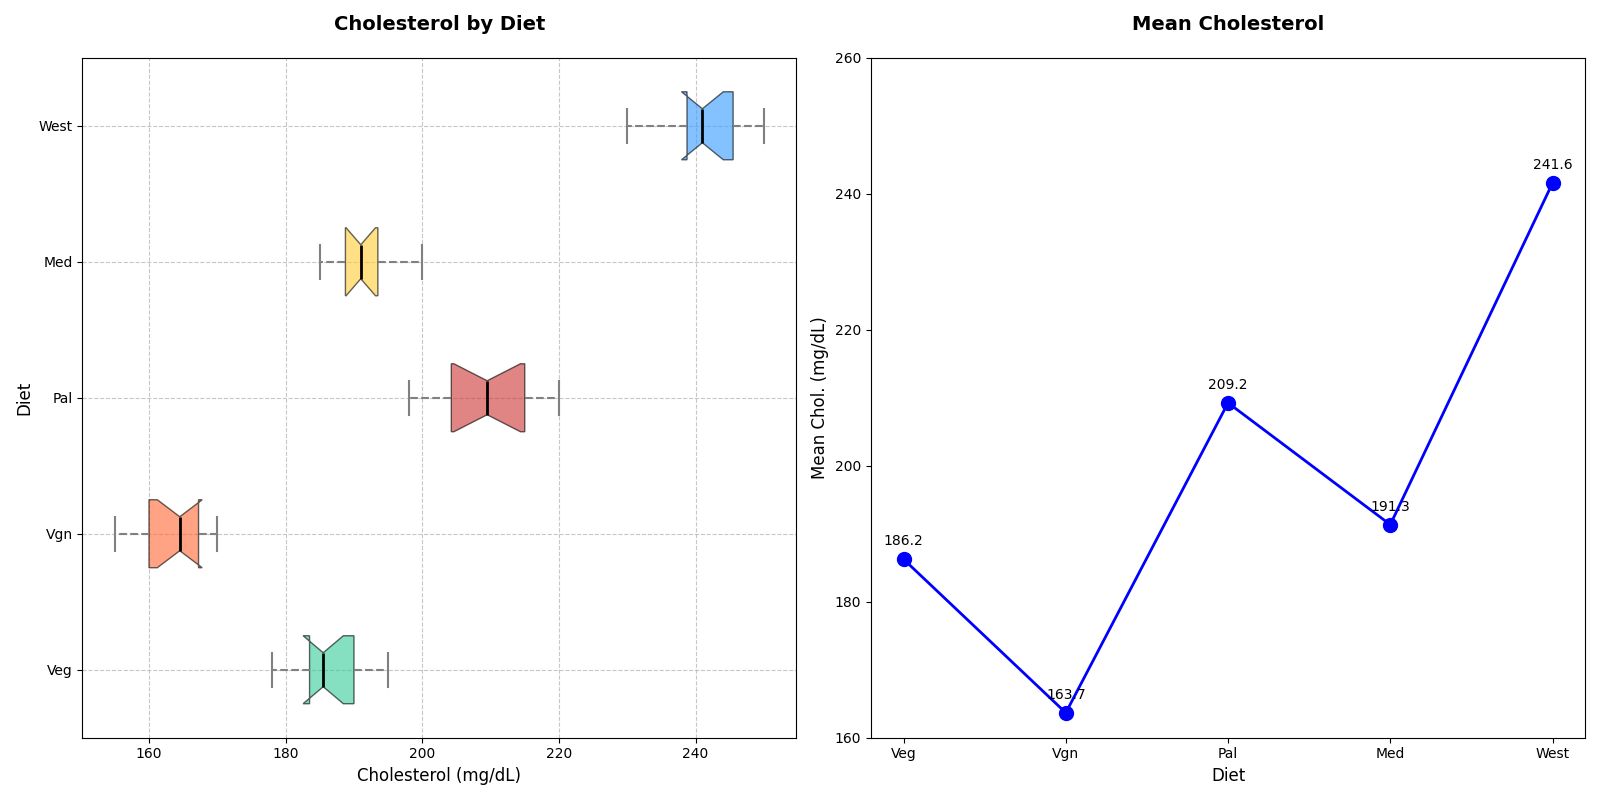

Here is the Python script that generated this plot:
import matplotlib.pyplot as plt
import numpy as np

# Data setup
diets = ['Veg', 'Vgn', 'Pal', 'Med', 'West']
cholesterol_levels = {
    'Vegetarian': [180, 190, 185, 195, 178, 182, 188, 185, 192, 190, 186, 184],
    'Vegan': [170, 160, 165, 155, 168, 162, 158, 164, 170, 165, 160, 167],
    'Paleo': [220, 215, 210, 205, 198, 200, 202, 207, 215, 213, 209, 217],
    'Mediterranean': [195, 190, 192, 185, 187, 189, 192, 195, 200, 188, 190, 193],
    'Standard Western': [230, 240, 235, 245, 238, 242, 239, 247, 250, 245, 248, 240]
}

data = [np.array(cholesterol_levels[diet]) for diet in ['Vegetarian', 'Vegan', 'Paleo', 'Mediterranean', 'Standard Western']]

fig, axes = plt.subplots(1, 2, figsize=(16, 8))

# Horizontal box plot for cholesterol levels
bplot1 = axes[0].boxplot(data, vert=False, patch_artist=True, labels=diets, notch=True, whis=1.5)

# Colors for each diet type
colors = ['#33CC99', '#FF6633', '#CC3333', '#FFCC33', '#3399FF']
for patch, color in zip(bplot1['boxes'], colors):
    patch.set_facecolor(color)
    patch.set_alpha(0.6)

for whisker in bplot1['whiskers']:
    whisker.set(color='gray', linewidth=1.5, linestyle='--')

for cap in bplot1['caps']:
    cap.set(color='gray', linewidth=1.5)

for median in bplot1['medians']:
    median.set(color='black', linewidth=2)

for flier in bplot1['fliers']:
    flier.set(marker='o', color='#FF33CC', alpha=0.5)

axes[0].set_title('Cholesterol by Diet', fontsize=14, fontweight='bold', pad=20)
axes[0].set_xlabel('Cholesterol (mg/dL)', fontsize=12)
axes[0].set_ylabel('Diet', fontsize=12)
axes[0].grid(True, linestyle='--', which='both', alpha=0.7)

# Mean cholesterol levels for the line plot
mean_cholesterol = [np.mean(levels) for levels in data]

# Line plot for mean cholesterol levels
axes[1].plot(diets, mean_cholesterol, marker='o', color='b', linestyle='-', linewidth=2, markersize=10)
axes[1].set_title('Mean Cholesterol', fontsize=14, fontweight='bold', pad=20)
axes[1].set_xlabel('Diet', fontsize=12)
axes[1].set_ylabel('Mean Chol. (mg/dL)', fontsize=12)
axes[1].set_ylim(160, 260)

# Annotate mean values
for i, mean_val in enumerate(mean_cholesterol):
    axes[1].annotate(f'{mean_val:.1f}', (diets[i], mean_val),
                     textcoords="offset points", xytext=(0,10), ha='center', fontsize=10)

plt.tight_layout()
plt.show()
